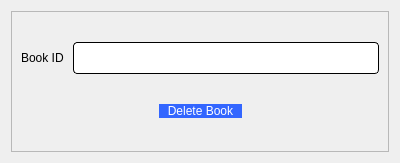
<?xml version="1.0" encoding="UTF-8"?>
<ui version="4.0">
 <class>deleteBook</class>
 <widget class="QDialog" name="deleteBook">
  <property name="geometry">
   <rect>
    <x>0</x>
    <y>0</y>
    <width>400</width>
    <height>163</height>
   </rect>
  </property>
  <property name="windowTitle">
   <string>Dialog</string>
  </property>
  <layout class="QVBoxLayout" name="verticalLayout_2">
   <item>
    <widget class="QFrame" name="frame">
     <property name="frameShape">
      <enum>QFrame::StyledPanel</enum>
     </property>
     <property name="frameShadow">
      <enum>QFrame::Raised</enum>
     </property>
     <layout class="QVBoxLayout" name="verticalLayout">
      <item>
       <layout class="QHBoxLayout" name="horizontalLayout">
        <item>
         <widget class="QLabel" name="label">
          <property name="styleSheet">
           <string notr="true">font: 10pt &quot;Comic Sans MS&quot;;
color: rgb(0, 0, 0);</string>
          </property>
          <property name="text">
           <string>Book ID </string>
          </property>
         </widget>
        </item>
        <item>
         <widget class="QLineEdit" name="ID">
          <property name="styleSheet">
           <string notr="true">QLineEdit{
	background-color: rgb(255, 255, 255);
	 border: 1px  solid;
     border-radius: 4px;
	font: 24px
}</string>
          </property>
         </widget>
        </item>
       </layout>
      </item>
      <item>
       <layout class="QHBoxLayout" name="horizontalLayout_2">
        <item>
         <spacer name="horizontalSpacer">
          <property name="orientation">
           <enum>Qt::Horizontal</enum>
          </property>
          <property name="sizeHint" stdset="0">
           <size>
            <width>138</width>
            <height>20</height>
           </size>
          </property>
         </spacer>
        </item>
        <item>
         <widget class="QPushButton" name="deleteBookBtn">
          <property name="styleSheet">
           <string notr="true">QPushButton{
color: rgb(255, 255, 255);
font: 10pt &quot;Comic Sans MS&quot;;
border-radius:8px;
padding : 0 8px;
background: #3366FF;
border -radius:10px;
}
QPushButton:hover:!pressed

{
background:#4f85e2;
}
QToolButton
{

border-radius:10px;
bacground:red;
color:red;
}

QPushButton:pressed
{
              font-size: 19px;
              transition: 0.9s; 
}</string>
          </property>
          <property name="text">
           <string>Delete Book</string>
          </property>
         </widget>
        </item>
        <item>
         <spacer name="horizontalSpacer_2">
          <property name="orientation">
           <enum>Qt::Horizontal</enum>
          </property>
          <property name="sizeHint" stdset="0">
           <size>
            <width>78</width>
            <height>20</height>
           </size>
          </property>
         </spacer>
        </item>
       </layout>
      </item>
     </layout>
    </widget>
   </item>
  </layout>
 </widget>
 <resources/>
 <connections/>
</ui>
